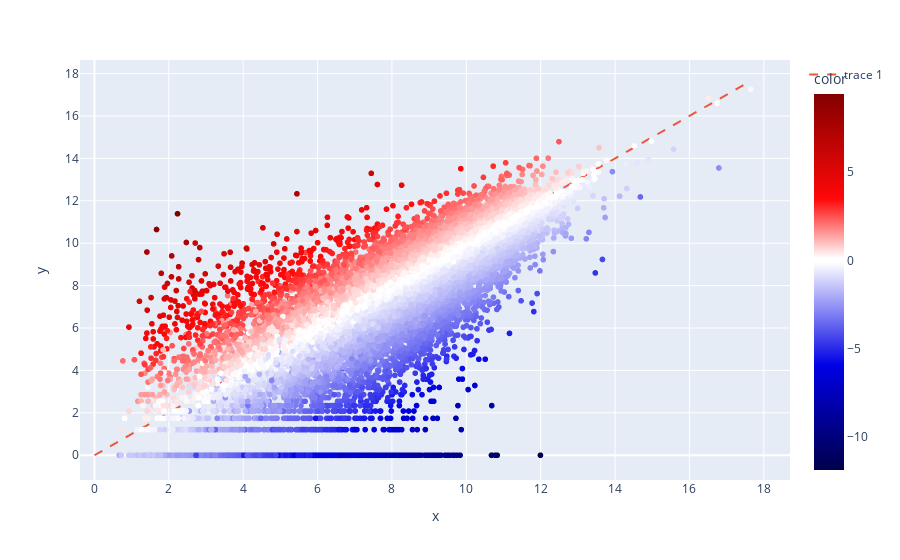

This figure's notebook cell:
### Code cell
def prediction_plot(adata, res, i):
    est_bulk = np.log1p(np.sum(adata.varm["mu_expression_cellType"] * res[i, :] * 800, axis=1))
    true_bulk = np.log1p(adata.varm["bulk"][:, i])

    _max = max(est_bulk.max(), true_bulk.max())
    mask = np.ones(len(est_bulk), dtype=bool)
    # mask = (bulk == 0)

    clr = adata.varm["pseudo_factor"][:, i][mask]
    zmin = clr.min()
    zmax = clr.max()
    zcenter = (0 - zmin) / (zmax - zmin)

    f = px.scatter(
        x=est_bulk[mask],
        y=true_bulk[mask],
        # log_x=True, log_y=True,
        # color=np.log1p(adata.varm["cv_cellType"].max(1))[mask],
        color=clr,
        color_continuous_scale=scout.ply.colors.seismic(zcenter),
        # trendline="ols",
    )
    f.add_trace(
        go.Scatter(x=[0, _max], y=[0, _max], mode="lines", line=dict(dash="dash"))
    )
    return f

prediction_plot(adata, res, 0)

### Figure 1 — Plotly figure (JSON) as saved in the notebook; plotly's stock layout.template omitted (floating-point values rounded to 4 significant figures; data arrays with more than 128 entries replaced by an {"elided": "..."} marker saying what was removed)
{"data": [{"hovertemplate": "x=%{x}<br>y=%{y}<br>color=%{marker.color}<extra></extra>", "legendgroup": "", "marker": {"color": {"elided": "17390 float values"}, "coloraxis": "coloraxis", "symbol": "circle"}, "mode": "markers", "name": "", "showlegend": false, "type": "scattergl", "x": {"elided": "17390 float values"}, "xaxis": "x", "y": {"elided": "17390 float values"}, "yaxis": "y"}, {"line": {"dash": "dash"}, "mode": "lines", "type": "scatter", "x": [0, 17.65], "y": [0, 17.65]}], "layout": {"coloraxis": {"colorbar": {"title": {"text": "color"}}, "colorscale": [[0, "#00004C"], [0.2788, "#0000E6"], [0.552, "white"], [0.5576, "white"], [0.5632, "white"], [0.7212, "#FF0808"], [1, "#840000"]]}, "legend": {"tracegroupgap": 0}, "margin": {"t": 60}, "xaxis": {"anchor": "y", "domain": [0, 1], "title": {"text": "x"}}, "yaxis": {"anchor": "x", "domain": [0, 1], "title": {"text": "y"}}}}
